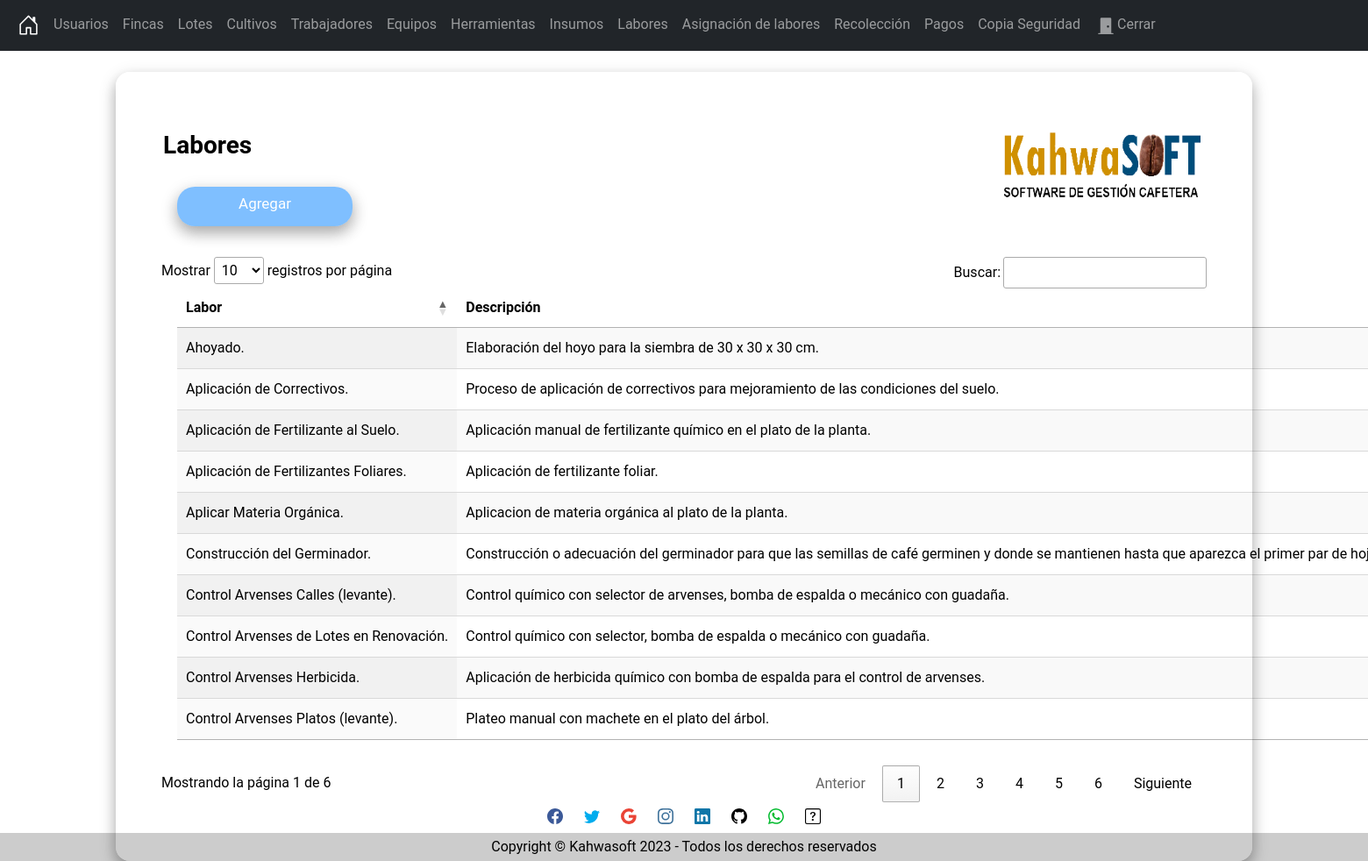
The page /secciones/Labor/index.php (signed in) on the database its author committed.
### tables this page shows
CREATE TABLE `labores` (
  `Id` int(11) NOT NULL AUTO_INCREMENT,
  `labor` varchar(255) NOT NULL,
  `Descripcion` varchar(255) NOT NULL,
  `Estado` tinyint(1) NOT NULL,
  PRIMARY KEY (`Id`),
  UNIQUE KEY `labor` (`labor`)
);

### secciones/Labor/index.php (the view, shortened to what this page needs)
<?php
    include("../../bd.php");
    $sentecia = $conexion->prepare("SELECT * FROM `labores`");
    $sentecia->execute();
    $Labores = $sentecia->fetchall(PDO::FETCH_ASSOC);
?>
<?php include("../../templates/header.php"); ?>
<br/>
    <div class="card">
        <div class="content">
            <div class="title">
                <h3 id="Titulo"><strong>Labores</strong><img src="../../Img/Logo.png" width="230" height="80" align="right"></h3>
            </div>
            <div class="card-body">
                <a name="" id="btncrear" class="btn" title="Agregar" href="crear.php" role="button">Agregar</a>
                <div class="table-responsive-sm">
                    <table  id="tabla_id" class="display nowrap" style="width:100%">
                        <thead>
                            <tr>
                                <th scope="col">Labor</th>
                                <th scope="col">Descripción</th>
                            </tr>
                        </thead>
                        <tbody>
                            <?php foreach($Labores as $Labor) {?>
                                <tr class="">
                                    <td><?php echo $Labor['labor']; ?></td>
                                    <td><?php echo $Labor['Descripcion']; ?></td>
                                </tr>
                            <?php }?>
                        </tbody>
                    </table>
                </div>
            </div>
        </div>
    </div>
<?php include("../../templates/footer.php"); ?>
<?php include("../../templates/socfooter.php"); ?>

### Css/Styles.css (style rules this page uses)
body { margin-bottom: 60px; margin: 0; padding: 0; background-image: url(../Img/Fondo.png); background-repeat: no-repeat; background-attachment: fixed; background-size: 100% 100%; font-family: 'Roboto', 'sans-serif'; height: 100vh; }
.card { width: 100%; max-width: 400%; color: #000000; padding: 50px 35px; border: 1px solid rgba(255,255, 255, 0.70); background: rgba(255, 255, 255, 0.70); border-radius: 16px; box-shadow: 0 8px 16px 0 rgba(0,0,0,0.2), 0 6px 20px 0 rgba(0,0,0,0.19); }
#btncrear { margin-top: 30px; background: rgba(0, 128, 255, 0.5); border-radius: 20px; box-shadow: 5px 5px #B2BABB; color: white; width: 200px; height: 45px; font-size: 17px; margin-top: 5px; margin-right: 5px; margin-bottom: 35px; margin-left: 18px; box-shadow: 0 8px 16px 0 rgba(0,0,0,0.2), 0 6px 20px 0 rgba(0,0,0,0.19); }
#Titulo { margin-top: 16px; margin-right: 20px; margin-bottom: 9px; margin-left: 18px; font-family: 'Roboto', sans-serif; }
#tabla_id { margin-top: 16px; margin-right: 20px; margin-bottom: 25px; margin-left: 18px; }

### rows shown on the page
labores: labor "Construcción del Germinador.", Descripcion "Construcción o adecuación del germinador para que las semillas de café germinen y donde se mantienen hasta que aparezca el primer par de…"
labores: labor "Ahoyado.", Descripcion "Elaboración del hoyo para la siembra de 30 x 30 x 30 cm."
labores: labor "Aplicar Materia Orgánica.", Descripcion "Aplicacion de materia orgánica al plato de la planta."
labores: labor "Control Arvenses Calles (levante).", Descripcion "Control químico con selector de arvenses, bomba de espalda o mecánico con guadaña."
labores: labor "Control Arvenses Platos (levante).", Descripcion "Plateo manual con machete en el plato del árbol."
labores: labor "Control Arvenses Herbicida.", Descripcion "Aplicación de herbicida químico con bomba de espalda para el control de arvenses."
labores: labor "Aplicación de Fertilizante al Suelo.", Descripcion "Aplicación manual de fertilizante químico en el plato de la planta."
labores: labor "Aplicación de Fertilizantes Foliares.", Descripcion "Aplicación de fertilizante foliar."
labores: labor "Aplicación de Correctivos.", Descripcion "Proceso de aplicación de correctivos para mejoramiento de las condiciones del suelo."
labores: labor "Control Arvenses de Lotes en Renovación.", Descripcion "Control químico con selector, bomba de espalda o mecánico con guadaña."
